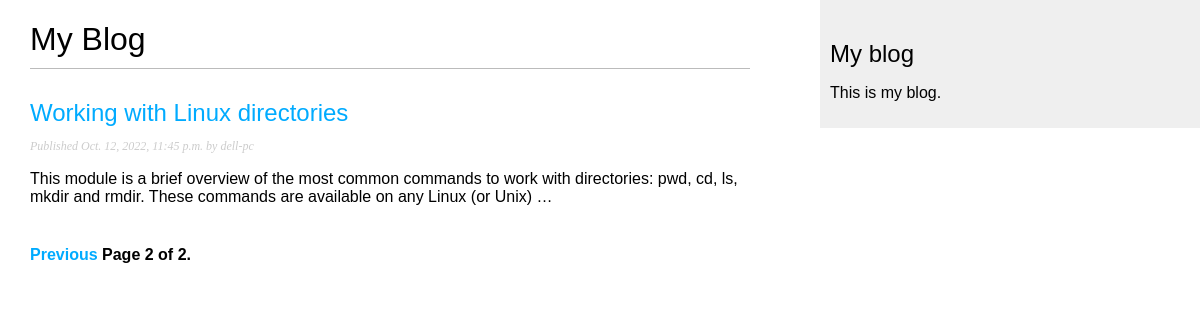
Screenshot of /blog/?page=2 with the database file from the repository.
### blog_app/models.py (models this page shows, shortened)
class Post(models.Model):
    STATUS_CHOICES = (('draft', 'Draft'), ('published', 'Published'), )
    title = models.CharField(max_length=250)
    slug = models.SlugField(max_length=250, unique_for_date='publish')
    author = models.ForeignKey(User, related_name='blog_posts', on_delete = models.CASCADE)
    body = models.TextField()
    publish = models.DateTimeField(default=timezone.now)
    created = models.DateTimeField(auto_now_add=True)
    updated = models.DateTimeField(auto_now=True)
    status = models.CharField(max_length=10, choices=STATUS_CHOICES, default='draft')
    objects = models.Manager() # The default manager.
    published = PublishedManager() # Our custom manager.
    class Meta:
        ordering = ('-publish',)
    def get_absolute_url(self):
        return reverse('blog:post_detail', args=[self.publish.year, self.publish.strftime('%m'), self.publish.strftime('%d'), self.slug])

### blog_app/views.py (the view)
class PostListView(ListView):
    queryset = Post.published.all()
    context_object_name = 'posts'
    paginate_by = 4
    template_name = 'blog_app/post/list.html'

### blog_app/templates/blog_app/post/list.html (shortened to what this page needs)
{% extends "blog_app/base.html" %}
{% block content %}
 <h1>My Blog</h1>
 {% for post in posts %}
 <h2>
 <a href="{{ post.get_absolute_url }}">
 {{ post.title }}
 </a>
 </h2>
 <p class="date">
 Published {{ post.publish }} by {{ post.author }}
 </p>
 {{ post.body|truncatewords:30|linebreaks }}
 {% endfor %}
 {% include "pagination.html" with page=page_obj %}
{% endblock %}

### blog_app/static/css/blog.css (style rules this page uses)
body { margin:0; padding:0; font-family:helvetica, sans-serif; }
a { color:#00abff; text-decoration:none; }
h1 { font-weight:normal; border-bottom:1px solid #bbb; padding:0 0 10px 0; }
h2 { font-weight:normal; margin:30px 0 0; }
p.date { color:#ccc; font-family: georgia, serif; font-size: 12px; font-style: italic; }

### rows the page displays
Post: title "Working with Linux directories", publish "Oct. 12, 2022, 11:45 p.m.", author "dell-pc", body "This module is a brief overview of the most common commands to work with directories: pwd, cd, ls, mkdir and rmdir. These commands are available on any Linux (or Unix) …"

### other values shown
{{ page.number }} "2"
{{ page.paginator.num_pages }} "2"
